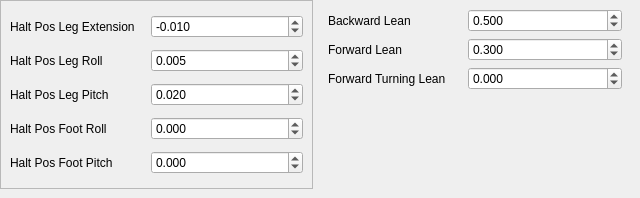
       <widget class="QWidget" name="tab_halt">
        <attribute name="title">
         <string>Halt Position Leaning</string>
        </attribute>
        <widget class="QWidget" name="horizontalLayoutWidget">
         <property name="geometry">
          <rect>
           <x>0</x>
           <y>0</y>
           <width>631</width>
           <height>189</height>
          </rect>
         </property>
         <layout class="QHBoxLayout" name="horizontalLayout_2">
          <item>
           <widget class="QFrame" name="frame_2">
            <property name="frameShape">
             <enum>QFrame::StyledPanel</enum>
            </property>
            <property name="frameShadow">
             <enum>QFrame::Raised</enum>
            </property>
            <layout class="QGridLayout" name="gridLayout_4">
             <item row="3" column="0">
              <widget class="QLabel" name="label_34">
               <property name="text">
                <string>Halt Pos Foot Roll</string>
               </property>
              </widget>
             </item>
             <item row="2" column="0">
              <widget class="QLabel" name="label_13">
               <property name="text">
                <string>Halt Pos Leg Pitch</string>
               </property>
              </widget>
             </item>
             <item row="0" column="1" colspan="2">
              <widget class="QDoubleSpinBox" name="d_spinBox_c1">
               <property name="suffix">
                <string extracomment="m"/>
               </property>
               <property name="decimals">
                <number>3</number>
               </property>
               <property name="minimum">
                <double>-1.000000000000000</double>
               </property>
               <property name="maximum">
                <double>1.000000000000000</double>
               </property>
               <property name="singleStep">
                <double>0.001000000000000</double>
               </property>
               <property name="value">
                <double>-0.010000000000000</double>
               </property>
              </widget>
             </item>
             <item row="1" column="0">
              <widget class="QLabel" name="label_12">
               <property name="text">
                <string>Halt Pos Leg Roll</string>
               </property>
              </widget>
             </item>
             <item row="3" column="1" colspan="2">
              <widget class="QDoubleSpinBox" name="d_spinBox_c4">
               <property name="decimals">
                <number>3</number>
               </property>
               <property name="minimum">
                <double>-180.000000000000000</double>
               </property>
               <property name="maximum">
                <double>180.000000000000000</double>
               </property>
               <property name="singleStep">
                <double>0.001000000000000</double>
               </property>
              </widget>
             </item>
             <item row="0" column="0">
              <widget class="QLabel" name="label_11">
               <property name="text">
                <string>Halt Pos Leg Extension   </string>
               </property>
              </widget>
             </item>
             <item row="4" column="0">
              <widget class="QLabel" name="label">
               <property name="text">
                <string>Halt Pos Foot Pitch</string>
               </property>
              </widget>
             </item>
             <item row="4" column="1" colspan="2">
              <widget class="QDoubleSpinBox" name="d_spinBox_c5">
               <property name="decimals">
                <number>3</number>
               </property>
               <property name="minimum">
                <double>-180.000000000000000</double>
               </property>
               <property name="maximum">
                <double>180.000000000000000</double>
               </property>
               <property name="singleStep">
                <double>0.001000000000000</double>
               </property>
              </widget>
             </item>
             <item row="1" column="1" colspan="2">
              <widget class="QDoubleSpinBox" name="d_spinBox_c2">
               <property name="suffix">
                <string extracomment="m"/>
               </property>
               <property name="decimals">
                <number>3</number>
               </property>
               <property name="minimum">
                <double>-180.000000000000000</double>
               </property>
               <property name="maximum">
                <double>180.000000000000000</double>
               </property>
               <property name="singleStep">
                <double>0.001000000000000</double>
               </property>
               <property name="value">
                <double>0.005000000000000</double>
               </property>
              </widget>
             </item>
             <item row="2" column="1" colspan="2">
              <widget class="QDoubleSpinBox" name="d_spinBox_c3">
               <property name="suffix">
                <string extracomment="m"/>
               </property>
               <property name="decimals">
                <number>3</number>
               </property>
               <property name="minimum">
                <double>-180.000000000000000</double>
               </property>
               <property name="maximum">
                <double>180.000000000000000</double>
               </property>
               <property name="singleStep">
                <double>0.001000000000000</double>
               </property>
               <property name="value">
                <double>0.020000000000000</double>
               </property>
              </widget>
             </item>
            </layout>
           </widget>
          </item>
          <item>
           <widget class="QFrame" name="formFrame_7">
            <layout class="QFormLayout" name="formLayout_9">
             <property name="leftMargin">
              <number>9</number>
             </property>
             <property name="topMargin">
              <number>9</number>
             </property>
             <property name="rightMargin">
              <number>9</number>
             </property>
             <property name="bottomMargin">
              <number>9</number>
             </property>
             <item row="0" column="0">
              <widget class="QLabel" name="label_25">
               <property name="text">
                <string>Backward Lean</string>
               </property>
              </widget>
             </item>
             <item row="0" column="1">
              <widget class="QDoubleSpinBox" name="d_spinBox_c18">
               <property name="decimals">
                <number>3</number>
               </property>
               <property name="minimum">
                <double>-1.000000000000000</double>
               </property>
               <property name="maximum">
                <double>1.000000000000000</double>
               </property>
               <property name="singleStep">
                <double>0.001000000000000</double>
               </property>
               <property name="value">
                <double>0.500000000000000</double>
               </property>
              </widget>
             </item>
             <item row="1" column="0">
              <widget class="QLabel" name="label_24">
               <property name="text">
                <string>Forward Lean</string>
               </property>
              </widget>
             </item>
             <item row="1" column="1">
              <widget class="QDoubleSpinBox" name="d_spinBox_c19">
               <property name="decimals">
                <number>3</number>
               </property>
               <property name="minimum">
                <double>-1.000000000000000</double>
               </property>
               <property name="maximum">
                <double>1.000000000000000</double>
               </property>
               <property name="singleStep">
                <double>0.001000000000000</double>
               </property>
               <property name="value">
                <double>0.300000000000000</double>
               </property>
              </widget>
             </item>
             <item row="2" column="0">
              <widget class="QLabel" name="label_27">
               <property name="text">
                <string>Forward Turning Lean     </string>
               </property>
              </widget>
             </item>
             <item row="2" column="1">
              <widget class="QDoubleSpinBox" name="d_spinBox_c20">
               <property name="decimals">
                <number>3</number>
               </property>
               <property name="minimum">
                <double>-10.000000000000000</double>
               </property>
               <property name="maximum">
                <double>10.000000000000000</double>
               </property>
               <property name="singleStep">
                <double>0.001000000000000</double>
               </property>
               <property name="value">
                <double>0.000000000000000</double>
               </property>
              </widget>
             </item>
            </layout>
           </widget>
          </item>
         </layout>
        </widget>
       </widget>
